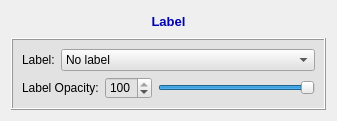
<?xml version="1.0" encoding="UTF-8"?>
<ui version="4.0">
 <class>LabelWidget</class>
 <widget class="QWidget" name="LabelWidget">
  <property name="geometry">
   <rect>
    <x>0</x>
    <y>0</y>
    <width>337</width>
    <height>121</height>
   </rect>
  </property>
  <property name="windowTitle">
   <string>LabelWidget</string>
  </property>
  <layout class="QVBoxLayout" name="verticalLayout_2">
   <item>
    <widget class="QLabel" name="label_14">
     <property name="font">
      <font>
       <pointsize>11</pointsize>
       <weight>75</weight>
       <bold>true</bold>
      </font>
     </property>
     <property name="text">
      <string>&lt;html&gt;&lt;head/&gt;&lt;body&gt;&lt;p&gt;&lt;span style=&quot; font-size:10pt; color:#0000b3;&quot;&gt;Label&lt;/span&gt;&lt;/p&gt;&lt;/body&gt;&lt;/html&gt;</string>
     </property>
     <property name="alignment">
      <set>Qt::AlignCenter</set>
     </property>
    </widget>
   </item>
   <item>
    <widget class="QFrame" name="frame_4">
     <property name="minimumSize">
      <size>
       <width>0</width>
       <height>0</height>
      </size>
     </property>
     <property name="styleSheet">
      <string notr="true">background-color: rgb(226, 226, 226)</string>
     </property>
     <property name="frameShape">
      <enum>QFrame::Box</enum>
     </property>
     <property name="frameShadow">
      <enum>QFrame::Raised</enum>
     </property>
     <layout class="QVBoxLayout" name="verticalLayout">
      <item>
       <layout class="QHBoxLayout" name="horizontalLayout_6">
        <item>
         <widget class="QLabel" name="activeLabelLabel">
          <property name="font">
           <font>
            <family>Arial</family>
           </font>
          </property>
          <property name="text">
           <string>Label:</string>
          </property>
         </widget>
        </item>
        <item>
         <widget class="QComboBox" name="comboBoxLabel">
          <property name="sizePolicy">
           <sizepolicy hsizetype="Expanding" vsizetype="Fixed">
            <horstretch>0</horstretch>
            <verstretch>0</verstretch>
           </sizepolicy>
          </property>
          <property name="font">
           <font>
            <family>Arial</family>
           </font>
          </property>
          <property name="iconSize">
           <size>
            <width>13</width>
            <height>13</height>
           </size>
          </property>
          <item>
           <property name="text">
            <string>No label</string>
           </property>
           <property name="icon">
            <iconset resource="../Main/resources/IADE_Analyzer.qrc">
             <normaloff>:/icons/transparentbox.png</normaloff>:/icons/transparentbox.png</iconset>
           </property>
          </item>
          <item>
           <property name="text">
            <string>Vessel Wall</string>
           </property>
           <property name="icon">
            <iconset resource="../Main/resources/IADE_Analyzer.qrc">
             <normaloff>:/icons/bluebox.png</normaloff>:/icons/bluebox.png</iconset>
           </property>
          </item>
          <item>
           <property name="text">
            <string>Lumen</string>
           </property>
           <property name="icon">
            <iconset resource="../Main/resources/IADE_Analyzer.qrc">
             <normaloff>:/icons/redbox.png</normaloff>:/icons/redbox.png</iconset>
           </property>
          </item>
         </widget>
        </item>
       </layout>
      </item>
      <item>
       <layout class="QHBoxLayout" name="horizontalLayout_5">
        <item>
         <widget class="QLabel" name="label_13">
          <property name="font">
           <font>
            <family>Arial</family>
           </font>
          </property>
          <property name="text">
           <string>Label Opacity:</string>
          </property>
         </widget>
        </item>
        <item>
         <widget class="QSpinBox" name="spinBoxOpacity">
          <property name="maximum">
           <number>100</number>
          </property>
          <property name="value">
           <number>100</number>
          </property>
         </widget>
        </item>
        <item>
         <widget class="QSlider" name="sliderOpacity">
          <property name="maximum">
           <number>100</number>
          </property>
          <property name="value">
           <number>100</number>
          </property>
          <property name="sliderPosition">
           <number>100</number>
          </property>
          <property name="orientation">
           <enum>Qt::Horizontal</enum>
          </property>
         </widget>
        </item>
       </layout>
      </item>
     </layout>
    </widget>
   </item>
  </layout>
 </widget>
 <resources>
  <include location="../Main/resources/IADE_Analyzer.qrc"/>
 </resources>
 <connections>
  <connection>
   <sender>spinBoxOpacity</sender>
   <signal>valueChanged(int)</signal>
   <receiver>sliderOpacity</receiver>
   <slot>setValue(int)</slot>
   <hints>
    <hint type="sourcelabel">
     <x>136</x>
     <y>91</y>
    </hint>
    <hint type="destinationlabel">
     <x>219</x>
     <y>95</y>
    </hint>
   </hints>
  </connection>
  <connection>
   <sender>sliderOpacity</sender>
   <signal>valueChanged(int)</signal>
   <receiver>spinBoxOpacity</receiver>
   <slot>setValue(int)</slot>
   <hints>
    <hint type="sourcelabel">
     <x>262</x>
     <y>81</y>
    </hint>
    <hint type="destinationlabel">
     <x>126</x>
     <y>86</y>
    </hint>
   </hints>
  </connection>
 </connections>
</ui>
